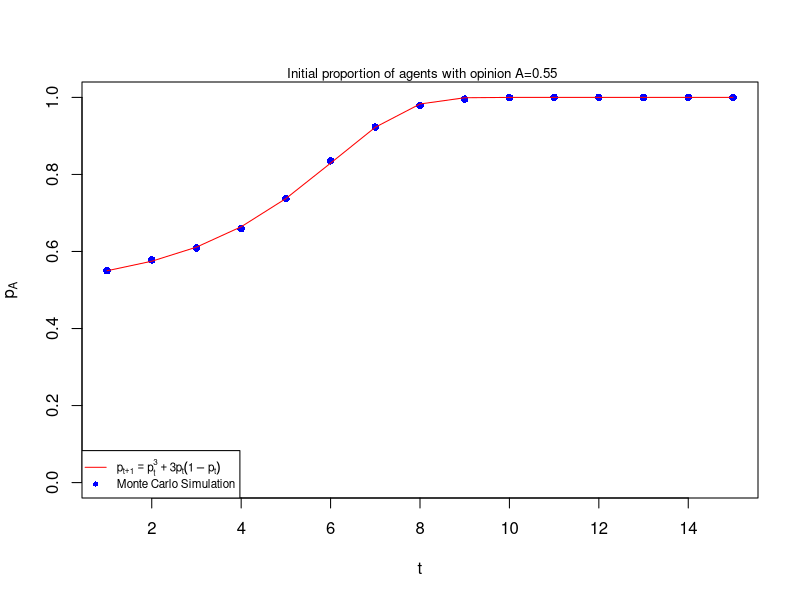

Generate this figure with R:
##******************************************************************##
# Monte Carlo Simulation of the Galam Majority Model in a simple way
# obs:  agents are chosen sequentially
# Galam, Serge. "Sociophysics: a review of Galam models." 
# International Journal of Modern Physics C 19.03 (2008): 409-440.
##******************************************************************##

nao     = 550  # number of initial A
nbo     = 450  # number of initial B

tmax    = 15   # number of time steps 
nsims   = 5    # number of independent simulations

N       = nao+nbo

ids     = 1:N

out.A.num = matrix(0,nrow=tmax, ncol=nsims)
out.B.num = matrix(0,nrow=tmax, ncol=nsims)


for (simu in 1:nsims) {
  
  # initialization
  A.num  = c(nao)
  B.num  = c(nbo)
    
  opi  = c( rep(1, A.num), rep(-1, B.num) )
  opi2 = opi
  
  for (t in 2:tmax) {
    
    for (node in 1:N ) 
    { # one MC Step over the FULL network  
            
      if( opi[ node ] == 1 ) # if node A has opinion +1
      {
        B.den = B.num[t-1]/N
        Cab    = B.den*B.den 
        if( runif(1) <= Cab ) 
        {
          opi2[ node ] = -1 # node A change to opinion -1 due to social pressure
        }
      }
      else
        if( opi[ node ] == -1 ) # if node A has opinion -1
        {
          A.den = A.num[t-1]/N
          Cba = A.den*A.den
          if( runif(1) <= Cba ) 
          {
            opi2[ node ] = +1  # node A change to opinion -1 due to social pressure
          }      
        }
    } # end of one MC step
    
    opi = opi2              # simultaneous-parallel updating
    
    # Opi of all nodes
    A.num[t] = sum(opi  == +1)
    B.num[t] = sum(opi  == -1)    
  }
  
  # save the results for each configuration(simulation, simu)
  out.A.num[, simu] = A.num
  out.B.num[, simu] = B.num
  cat(simu, " ")
}


###***************** Plot  I ********************#####
A.mean = apply(out.A.num, 1, mean)/N
plot(1:tmax, A.mean,xlim=c(1,tmax), ylim=c(0,1),pch=16,
     ylab=expression(p[A]), xlab="t", type="p", col="blue" )

######**********   interactive map *******************##
p = c( nao/N )

for( t in 2:tmax){
  p[t] = p[t-1]*p[t-1]*p[t-1] + 3*p[t-1]*p[t-1]*(1-p[t-1])
}


###***************** Plot II ********************#####
mtext( sprintf("%s%0.2f", " Initial proportion of agents with opinion A=",p[1] ), 
       side=3, cex=0.8, line=0)

lines(p, col="red", type="l",pch=16)

legend( "bottomleft", 0.95 , cex=0.7, 
        lty = c(1,0), 
        pch = c(NA, 16), 
        col = c( "red","blue"), 
        legend=c( expression(p[t+1]==p[t]^3+3*p[t]*(1-p[t])) ,expression( "Monte Carlo Simulation" ) ) )

